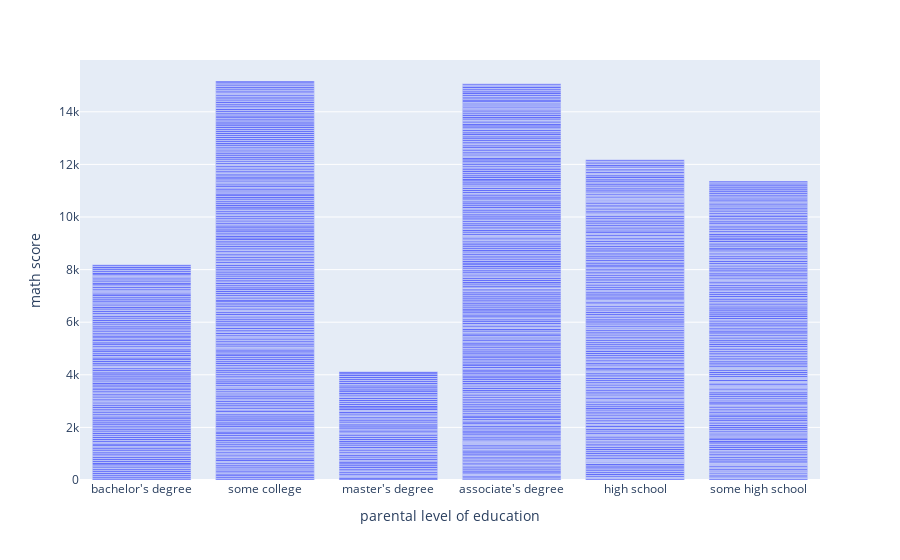

Write notebook code for a chart like this one.
### Markdown cell above
## Math Scores by Parental Level of Education

### Code cell
fig1=px.bar(df,x='parental level of education',y='math score')
fig1.show()

### Figure 1 — Plotly figure (JSON) as saved in the notebook; plotly's stock layout.template omitted (floating-point values rounded to 4 significant figures; data arrays with more than 128 entries replaced by an {"elided": "..."} marker saying what was removed)
{"data": [{"alignmentgroup": "True", "hovertemplate": "parental level of education=%{x}<br>math score=%{y}<extra></extra>", "legendgroup": "", "marker": {"color": "#636efa", "pattern": {"shape": ""}}, "name": "", "offsetgroup": "", "orientation": "v", "showlegend": false, "textposition": "auto", "type": "bar", "x": {"elided": "1000 str values"}, "xaxis": "x", "y": {"elided": "1000 int values"}, "yaxis": "y"}], "layout": {"autosize": true, "barmode": "relative", "legend": {"tracegroupgap": 0}, "margin": {"t": 60}, "xaxis": {"anchor": "y", "autorange": true, "domain": [0, 1], "range": [-0.5, 5.5], "title": {"text": "parental level of education"}, "type": "category"}, "yaxis": {"anchor": "x", "autorange": true, "domain": [0, 1], "range": [0, 15970.0], "title": {"text": "math score"}, "type": "linear"}}}
